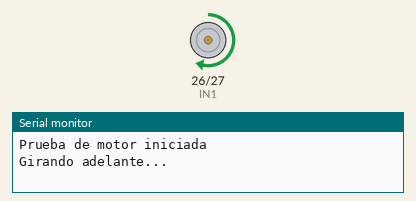
This sketch was run on a simulated ESP32. On the bench: motor-driver pin pairs drawn as motors (green arrow = first pin HIGH = forward, orange = second pin HIGH = backward, longer = more drive, scaled by the enable pin), the last lines printed to the serial monitor.

Above: at 1.5 s.
At 4.5 s:
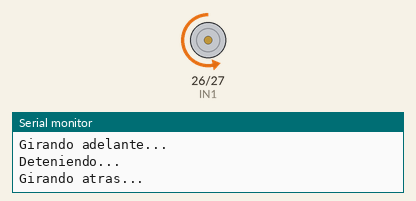
At 6.5 s:
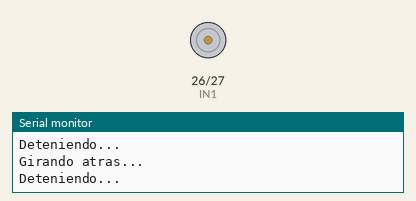
Timing chart, 0 to 9.6 s (numbered marks = the images above):
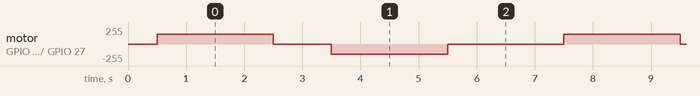

The sketch:

prueba_motor.ino
```cpp
// Prueba básica del GA25-370 con el TB6612FNG
// STBY está puenteado directo a 3.3V por ahora (sin fines de carrera aún)

const int PWM = 25;
const int IN1 = 26;
const int IN2 = 27;

void setup() {
  pinMode(PWM, OUTPUT);
  pinMode(IN1, OUTPUT);
  pinMode(IN2, OUTPUT);
  Serial.begin(115200);
  delay(500);
  Serial.println("Prueba de motor iniciada");
}

void girarAdelante(int velocidad) {
  digitalWrite(IN1, HIGH);
  digitalWrite(IN2, LOW);
  analogWrite(PWM, velocidad); // 0-255
}

void girarAtras(int velocidad) {
  digitalWrite(IN1, LOW);
  digitalWrite(IN2, HIGH);
  analogWrite(PWM, velocidad);
}

void detener() {
  digitalWrite(IN1, LOW);
  digitalWrite(IN2, LOW);
  analogWrite(PWM, 0);
}

void loop() {
  Serial.println("Girando adelante...");
  girarAdelante(150); // velocidad baja para la primera prueba
  delay(2000);

  Serial.println("Deteniendo...");
  detener();
  delay(1000);

  Serial.println("Girando atras...");
  girarAtras(150);
  delay(2000);

  Serial.println("Deteniendo...");
  detener();
  delay(2000);
}
```

Measured:
- by itself, motor on GPIO 26 (IN1) / GPIO 27 (IN2): repeats every 7.0 s: stopped 1.0 s, backward 150/255 2.0 s, stopped 2.0 s, forward 150/255 2.0 s
